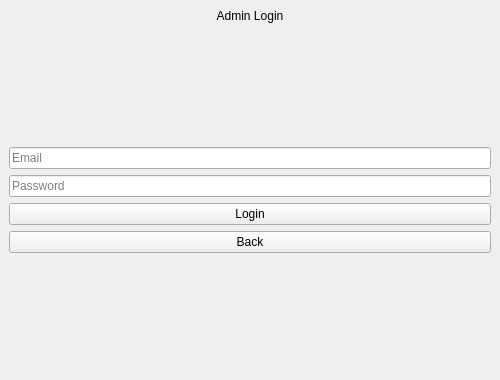
<?xml version="1.0" encoding="UTF-8"?>
<ui version="4.0">
 <class>MainWindow</class>

 <widget class="QMainWindow" name="MainWindow">
  <property name="geometry">
   <rect><x>0</x><y>0</y><width>500</width><height>380</height></rect>
  </property>
  <property name="windowTitle">
   <string>Admin Login – Data Banking</string>
  </property>

  <widget class="QWidget" name="centralwidget">

   <!-- GREEN MODERN THEME -->


   <layout class="QVBoxLayout" name="mainLayout">

    <!-- Title -->
    <item>
     <widget class="QLabel" name="titleLabel">
      <property name="text"><string>Admin Login</string></property>
      <property name="alignment"><set>Qt::AlignCenter</set></property>
     </widget>
    </item>

    <item>
     <spacer name="spacer1">
      <property name="orientation"><enum>Qt::Vertical</enum></property>
      <property name="sizeHint" stdset="0">
       <size><width>20</width><height>20</height></size>
      </property>
     </spacer>
    </item>

    <!-- Inputs -->
    <item><widget class="QLineEdit" name="emailInput"><property name="placeholderText"><string>Email</string></property></widget></item>
    <item><widget class="QLineEdit" name="passwordInput"><property name="placeholderText"><string>Password</string></property><property name="echoMode"><enum>QLineEdit::Password</enum></property></widget></item>

    <!-- Login Button -->
    <item>
     <widget class="QPushButton" name="btnLogin">
      <property name="text"><string>Login</string></property>
      <property name="minimumHeight"><number>40</number></property>
     </widget>
    </item>

    <!-- Back Button -->
    <item>
     <widget class="QPushButton" name="btnBack">
      <property name="text"><string>Back</string></property>
      <property name="minimumHeight"><number>40</number></property>
     </widget>
    </item>

    <item>
     <spacer name="spacerBottom">
      <property name="orientation"><enum>Qt::Vertical</enum></property>
      <property name="sizeHint" stdset="0">
       <size><width>20</width><height>30</height></size>
      </property>
     </spacer>
    </item>

   </layout>
  </widget>
 </widget>

 <resources/>
 <connections/>
</ui>
